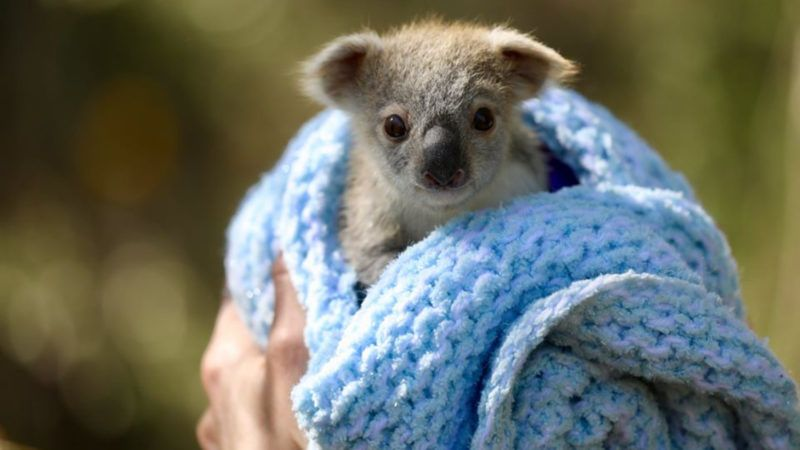
#> input picture Notebooks/images/koala.jpg, 800 x 450 px
$ python ejercicio_4.py
#> lines starting #> are read from the running program, lines starting #| are printed output that depends on the picture
from PIL import Image
import numpy as np

imagen = Image.open('../images/koala.jpg')
#> imagen is the input picture: PIL image 800x450 RGB; mean R, G, B 105.2, 110.3, 100.4
im = np.array(imagen)

im_trim = im[30:250, 250:550]
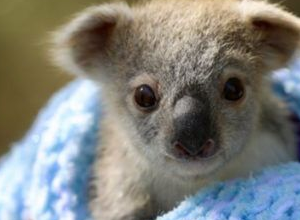
#> im_trim: shape (220, 300, 3); mean R, G, B 128.4, 129.4, 124

img = Image.fromarray(im_trim)
img.show()

$ run again, with Notebooks/images/happy_dog.jpg copied over Notebooks/images/koala.jpg
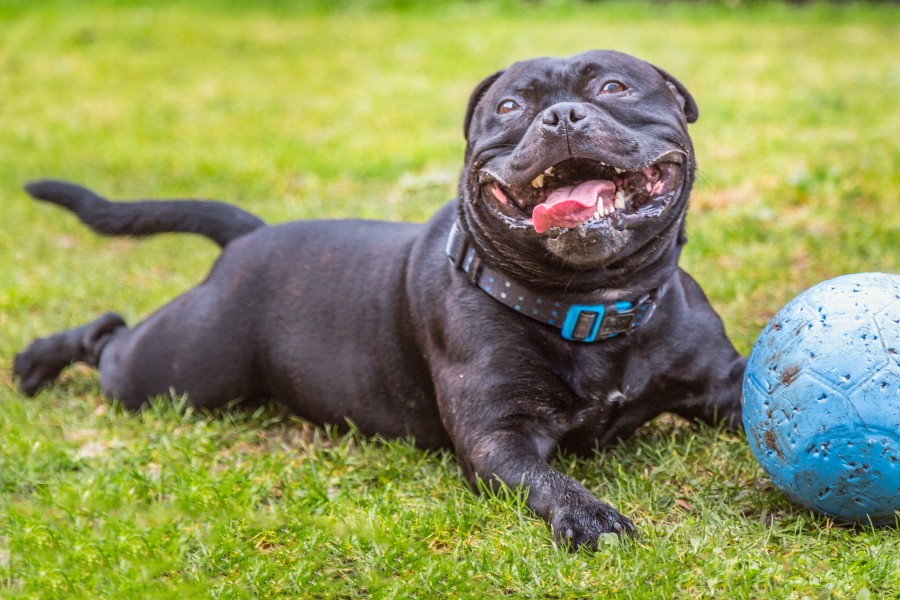
#> input picture Notebooks/images/happy_dog.jpg, 1800 x 1200 px (shown at 1/2 size)
#> imagen is the input picture: PIL image 1800x1200 RGB; mean R, G, B 142.2, 149.1, 89.8
#> `im_trim = im[30:250, 250:550]`:
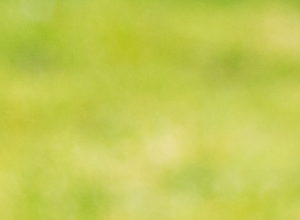
#> im_trim: shape (220, 300, 3); mean R, G, B 194.7, 202.6, 82.1

$ run again, with Notebooks/images/sleepy_cat.jpg copied over Notebooks/images/koala.jpg
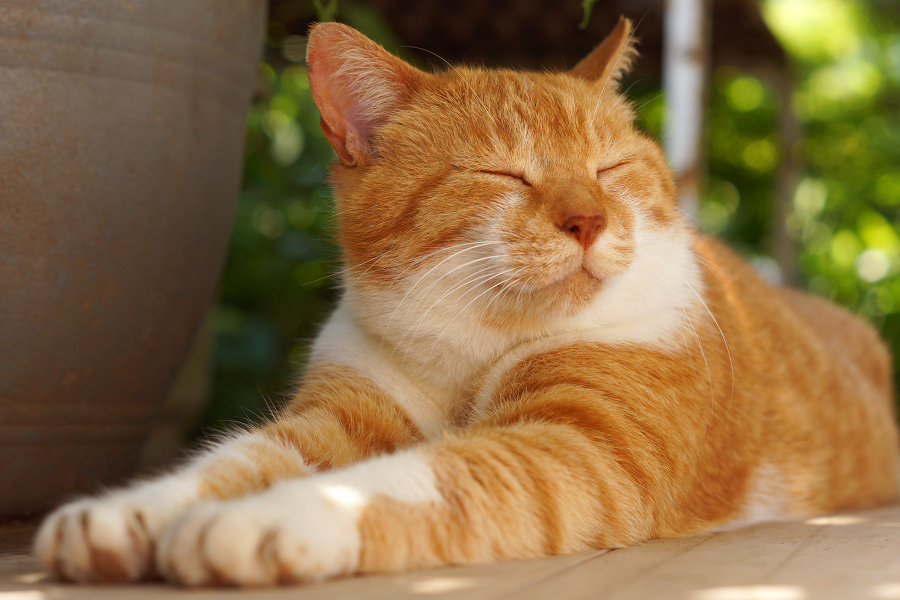
#> input picture Notebooks/images/sleepy_cat.jpg, 1800 x 1200 px (shown at 1/2 size)
#> imagen is the input picture: PIL image 1800x1200 RGB; mean R, G, B 139.3, 110.1, 69.4
#> `im_trim = im[30:250, 250:550]`:
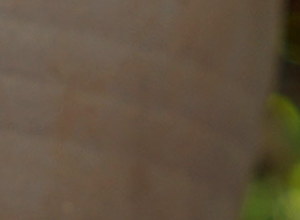
#> im_trim: shape (220, 300, 3); mean R, G, B 97.3, 82.4, 63.3
